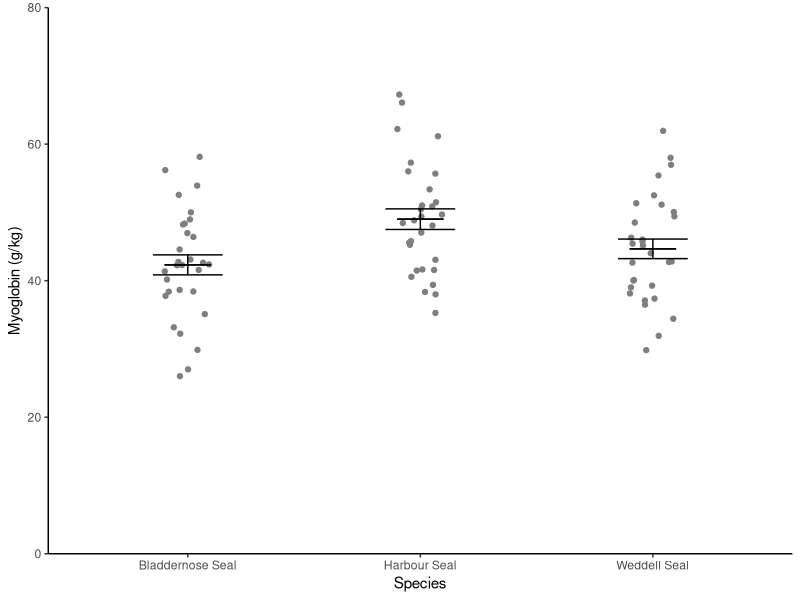
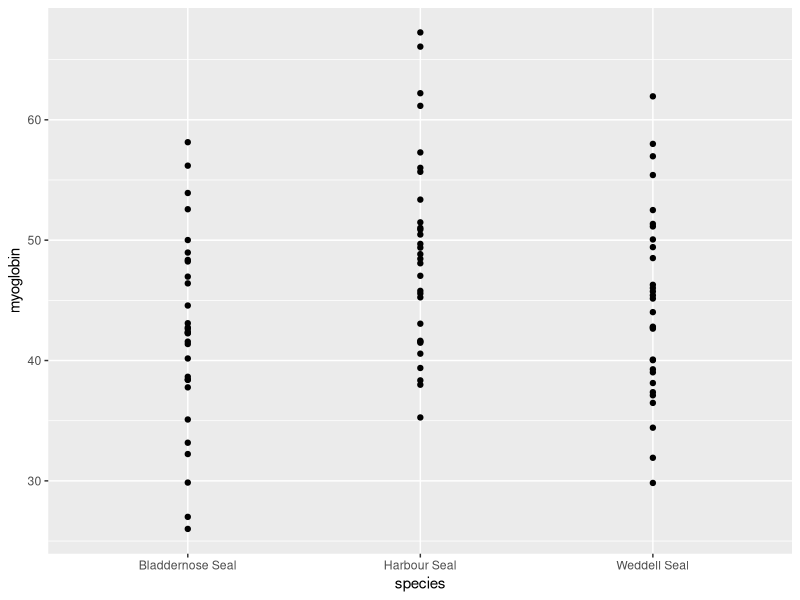
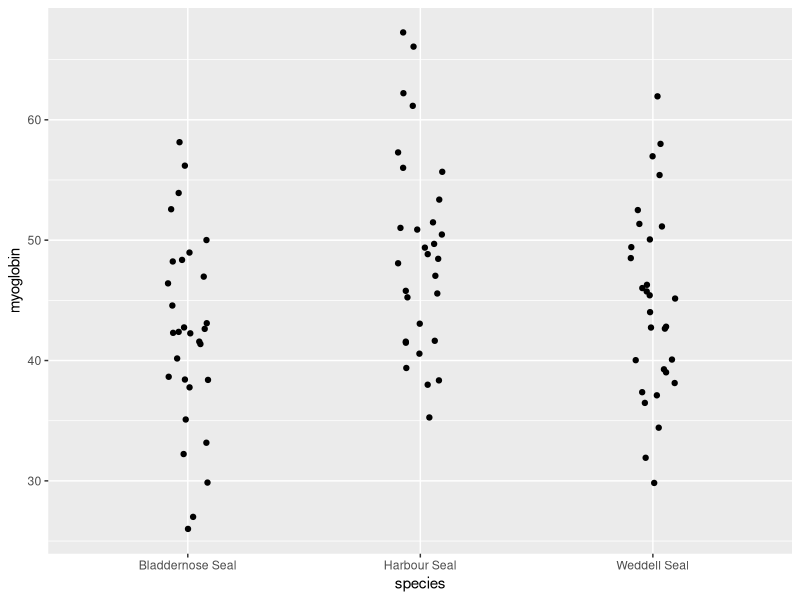
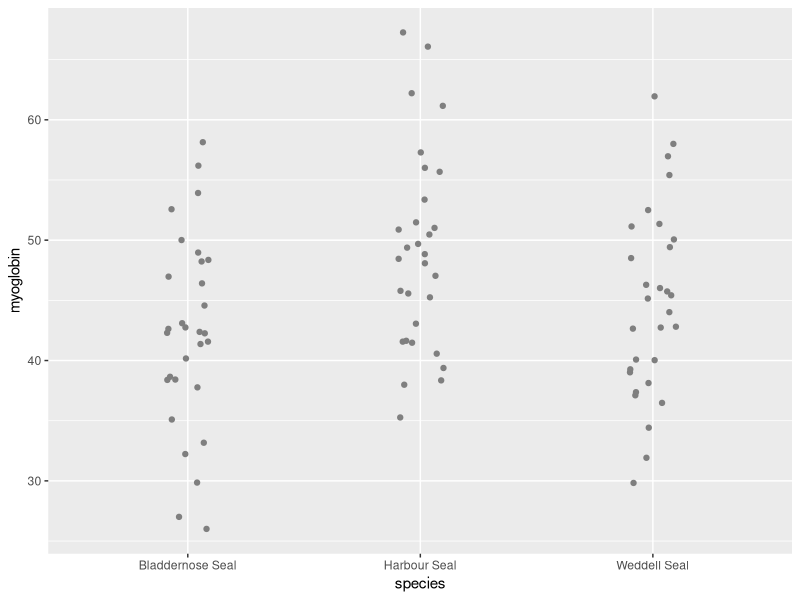
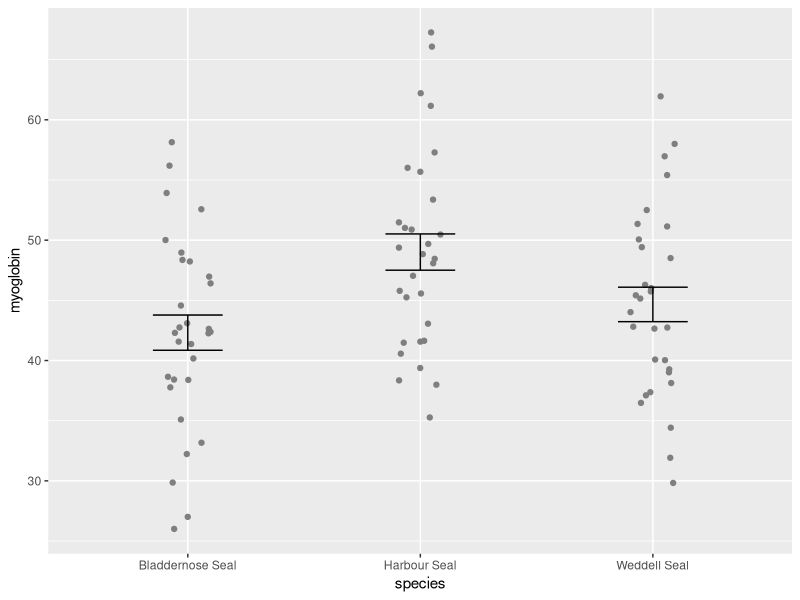
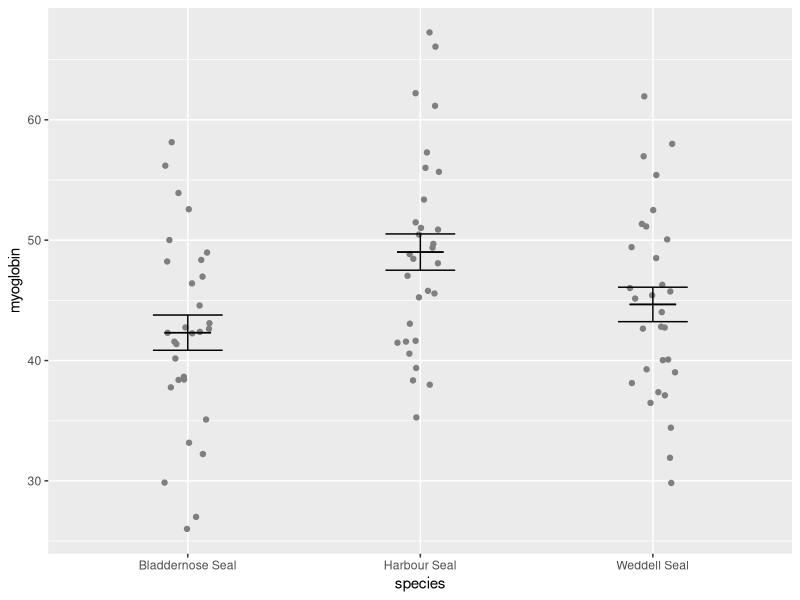
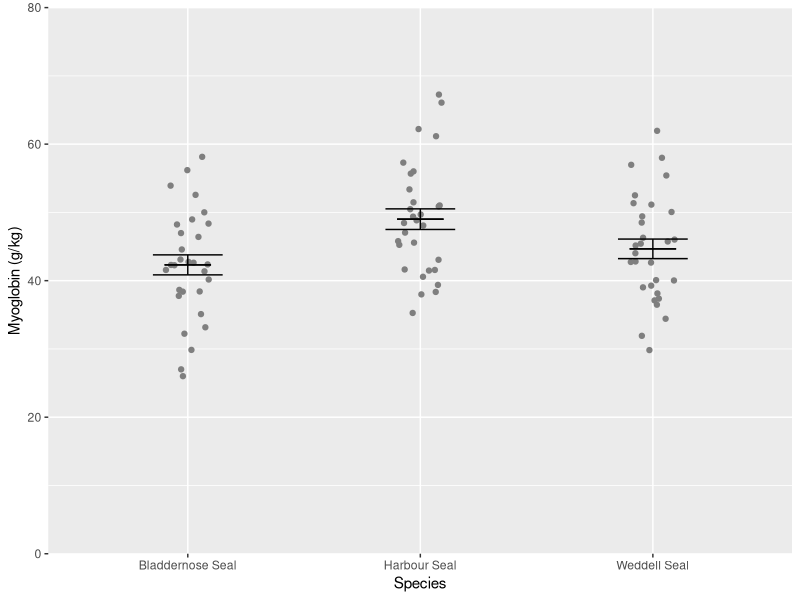
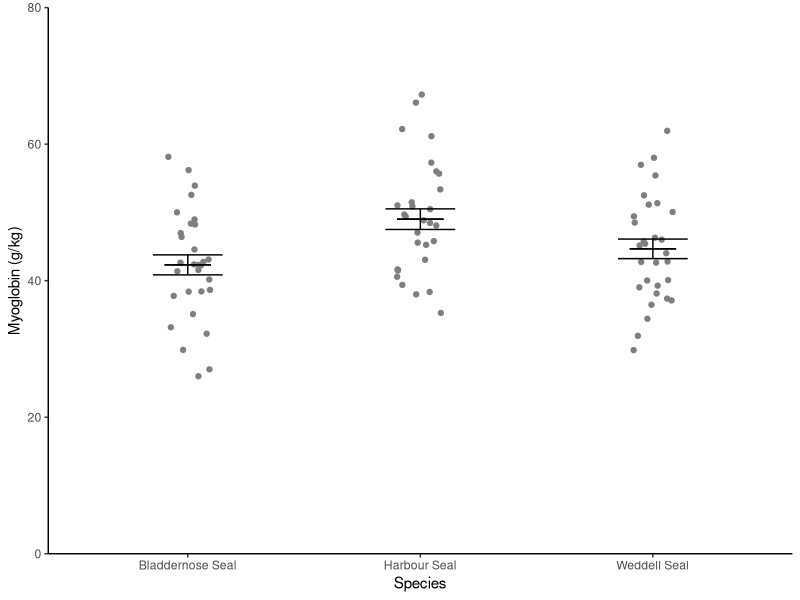

The R source for these figures, in order:
## ---- chunk 1
#| include: false
library(tidyverse)
## ---- chunk 2
#| include: false

#---CODING ANSWER---
seal <- read_csv("data-raw/seal.csv")
## ---- chunk 3
seal_summary <- seal %>%
  group_by(species) %>%
  summarise(mean = mean(myoglobin),
            std = sd(myoglobin),
            n = length(myoglobin),
            se = std/sqrt(n))

## ---- chunk 4
#| echo: false
knitr::kable(seal_summary) %>% kableExtra::kable_styling()
## ---- chunk 5
#| echo: false

ggplot() +
  geom_point(data = seal, aes(x = species, y = myoglobin),
             position = position_jitter(width = 0.1, height = 0),
             colour = "gray50") +
  geom_errorbar(data = seal_summary, 
                aes(x = species, ymin = mean - se, ymax = mean + se),
                width = 0.3) +
  geom_errorbar(data = seal_summary, 
                aes(x = species, ymin = mean, ymax = mean),
                width = 0.2) +
  scale_y_continuous(name = "Myoglobin (g/kg)", 
                     limits = c(0, 80), 
                     expand = c(0, 0)) +
  scale_x_discrete(name = "Species") +
  theme_classic()

## ---- chunk 6
ggplot() +
  geom_point(data = seal, 
             aes(x = species, y = myoglobin))
## ---- chunk 7
ggplot() +
  geom_point(data = seal, 
             aes(x = species, y = myoglobin),
             position = position_jitter(width = 0.1, height = 0))
## ---- chunk 8
ggplot() +
  geom_point(data = seal, 
             aes(x = species, y = myoglobin),
             position = position_jitter(width = 0.1, height = 0),
             colour = "grey50")
## ---- chunk 9
ggplot() +
  geom_point(data = seal, aes(x = species, y = myoglobin),
             position = position_jitter(width = 0.1, height = 0),
             colour = "grey50") +
  geom_errorbar(data = seal_summary, 
                aes(x = species, ymin = mean - se, ymax = mean + se),
                width = 0.3) 
  
## ---- chunk 10
ggplot() +
  geom_point(data = seal, aes(x = species, y = myoglobin),
             position = position_jitter(width = 0.1, height = 0),
             colour = "grey50") +
  geom_errorbar(data = seal_summary, 
                aes(x = species, ymin = mean - se, ymax = mean + se),
                width = 0.3) +
  geom_errorbar(data = seal_summary, 
                aes(x = species, ymin = mean, ymax = mean),
                width = 0.2)
  
## ---- chunk 11
ggplot() +
  geom_point(data = seal, aes(x = species, y = myoglobin),
             position = position_jitter(width = 0.1, height = 0),
             colour = "grey50") +
  geom_errorbar(data = seal_summary, 
                aes(x = species, ymin = mean - se, ymax = mean + se),
                width = 0.3) +
  geom_errorbar(data = seal_summary, 
                aes(x = species, ymin = mean, ymax = mean),
                width = 0.2) +
  scale_y_continuous(name = "Myoglobin (g/kg)", 
                     limits = c(0, 80), 
                     expand = c(0, 0)) +
  scale_x_discrete(name = "Species")
  
## ---- chunk 12
ggplot() +
  geom_point(data = seal, aes(x = species, y = myoglobin),
             position = position_jitter(width = 0.1, height = 0),
             colour = "grey50") +
  geom_errorbar(data = seal_summary, 
                aes(x = species, ymin = mean - se, ymax = mean + se),
                width = 0.3) +
  geom_errorbar(data = seal_summary, 
                aes(x = species, ymin = mean, ymax = mean),
                width = 0.2) +
  scale_y_continuous(name = "Myoglobin (g/kg)", 
                     limits = c(0, 80), 
                     expand = c(0, 0)) +
   scale_x_discrete(name = "Species") +
  theme_classic()
## ---- chunk 13
sealfig <- ggplot() +
  geom_point(data = seal, aes(x = species, y = myoglobin),
             position = position_jitter(width = 0.1, height = 0),
             colour = "grey50") +
  geom_errorbar(data = seal_summary, 
                aes(x = species, ymin = mean - se, ymax = mean + se),
                width = 0.3) +
  geom_errorbar(data = seal_summary, 
                aes(x = species, ymin = mean, ymax = mean),
                width = 0.2) +
  scale_y_continuous(name = "Myoglobin (g/kg)", 
                     limits = c(0, 80), 
                     expand = c(0, 0)) +
  scale_x_discrete(name = "Species") +
  theme_classic()
## ---- chunk 14
ggsave("figures/seal-muscle.png",
       plot = sealfig,
       device = "png",
       width = 3,
       height = 3,
       units = "in",
       dpi = 300)
## ---- chunk 15
#| include: false

#---CODING ANSWER---
pigeons <- read_table("data-raw/pigeon.txt")
## ---- chunk 16
#| echo: false
knitr::kable(pigeons) %>%
  kableExtra::kable_styling() |> 
  kableExtra::scroll_box(height = "200px")
## ---- chunk 17
#| echo: false
pigeons |> 
  pivot_longer(cols = everything(),
               names_to = "population",
               values_to = "distance") |> 
knitr::kable() %>% 
  kableExtra::kable_styling() |> 
  kableExtra::scroll_box(height = "200px")
## ---- chunk 18
pigeons <- pivot_longer(data = pigeons, 
                        cols = everything(), 
                        names_to = "population", 
                        values_to = "distance")

## ---- chunk 19
#| include: false

#---CODING ANSWER---
ulna_heights <- read_table("data-raw/height.txt")
## ---- chunk 20
ulna_heights_summary <- ulna_heights %>%
  summarise(n = length(ulna),
            mean_ulna = mean(ulna),
            std_ulna = sd(ulna),
            se_ulna = std_ulna/sqrt(n),
            mean_height = mean(height),
            std_height = sd(height),
            se_height = std_height/sqrt(n))

## ---- chunk 21
#| echo: false
knitr::kable(ulna_heights_summary) %>% kableExtra::kable_styling()
## ---- chunk 22
ggplot(data = ulna_heights, aes(x = ulna, y = height)) +
  geom_point()
## ---- chunk 23
#| echo: false

#---CODING ANSWER---
ulnafig <- ggplot(data = ulna_heights, aes(x = ulna, y = height)) +
  geom_point() +
  scale_x_continuous(name = "Ulna length (cm)",
                     limits = c(0, 40), 
                     expand = c(0, 0)) +
  scale_y_continuous(name = "Height (m)",
                     limits = c(0, 2.1), 
                     expand = c(0, 0)) +
  theme_classic()
ggsave("figures/ulna_heights.png",
       plot = ulnafig,
       device = "png",
       width = 3,
       height = 3,
       units = "in",
       dpi = 300)
